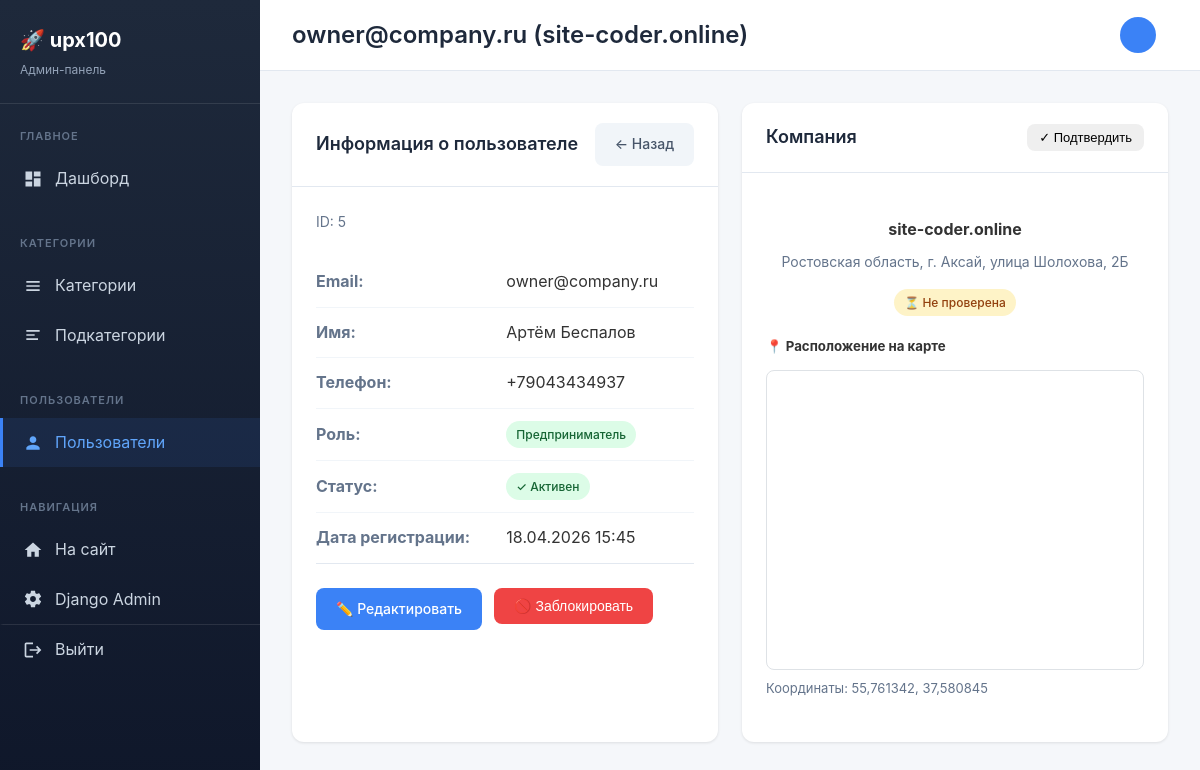
The page /dashboard/users/5/ (signed in) on the database as committed earlier.
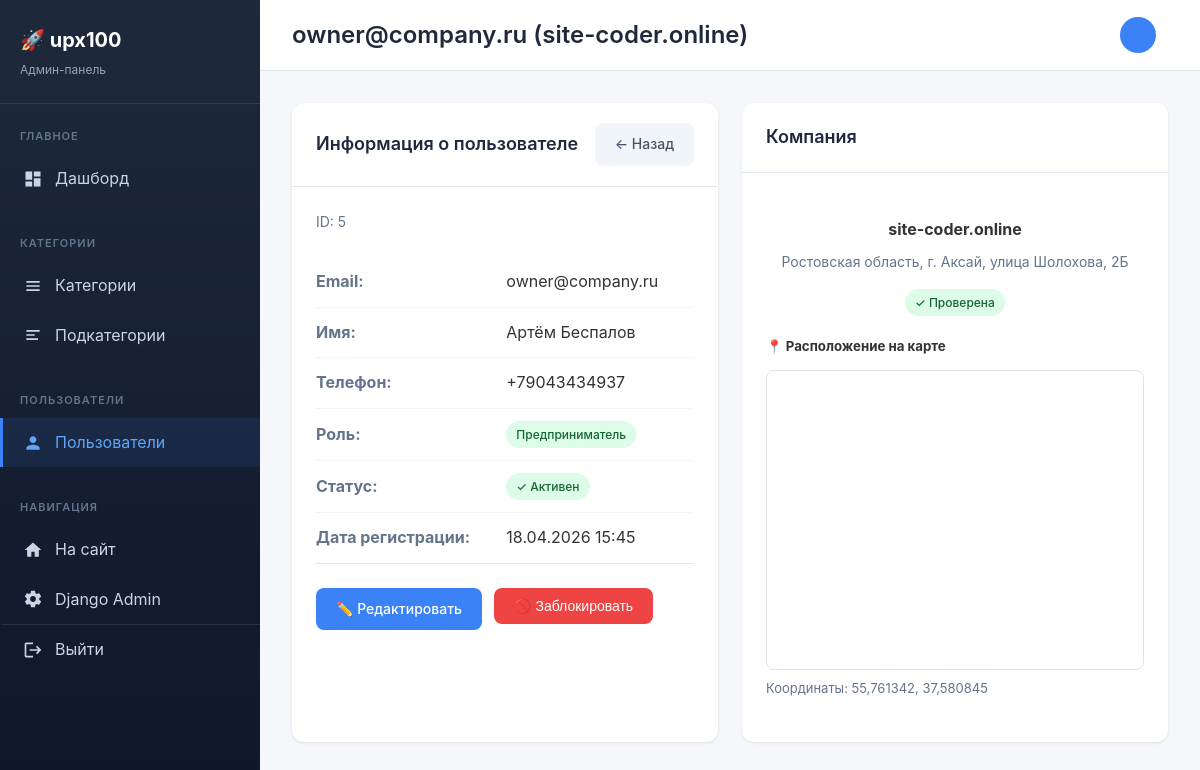
The same page on the database as committed later.
### dashboard/views.py (the view)
# urls.py: path('users/<int:pk>/', views.user_detail, name='user_detail'),
@admin_required
def user_detail(request, pk):
    user = get_object_or_404(User, pk=pk)
    from decouple import config
    yandex_api_key = config('YANDEX_MAPS_API_KEY', default='')
    company = None
    if user.role == 'entrepreneur':
        try:
            company = user.company
        except Company.DoesNotExist:
            pass
    context = {
        'user_obj': user,
        'company': company,
        'title': f'{user.email} ({company.name if company else "Без компании"})',
        'yandex_api_key': yandex_api_key,
    }
    return render(request, 'dashboard/users/detail.html', context)

### dashboard/views.py (called while the page is built)
def is_admin(user):
    return user.is_authenticated and (user.is_superuser or user.role == 'admin')

### templates/dashboard/users/detail.html (shortened to what the changed rows need)
{% extends 'dashboard/base.html' %}
{% block content %}
<div style="display: grid; grid-template-columns: 1fr 1fr; gap: 24px;">
    <div class="card">
        <div class="card-header">
            {% if user_obj.role == 'entrepreneur' and company and not company.is_verified %}
            <form method="post" action="{% url 'dashboard:user_verify' user_obj.pk %}" style="display: inline;">
                <button type="submit" class="btn btn-success btn-sm">✓ Подтвердить</button>
            </form>
            {% endif %}
        </div>
        <div class="card-body">
            {% if company %}
            <div style="text-align: center; padding: 20px 0;">
                <div style="display: flex; gap: 8px; justify-content: center; align-items: center; margin-bottom: 20px;">
                    <span class="badge {% if company.is_verified %}badge-success{% else %}badge-warning{% endif %}">
                        {% if company.is_verified %}✓ Проверена{% else %}⏳ Не проверена{% endif %}
                    </span>
                </div>
            </div>
            {% else %}
            <div class="empty-state">
                <div class="empty-state-icon">🏢</div>
                <h3>Нет компании</h3>
                <p>Пользователь не владеет компанией</p>
            </div>
            {% endif %}
        </div>
    </div>
</div>
{% endblock %}

Rows that differ between the two databases and show on the page:
changed Company "site-coder.online": is_verified False → True (drawn)
Other text that changed with them:
text no longer shown: "✓ Подтвердить ⏳ Не проверена"
text now shown: "✓ Проверена"
